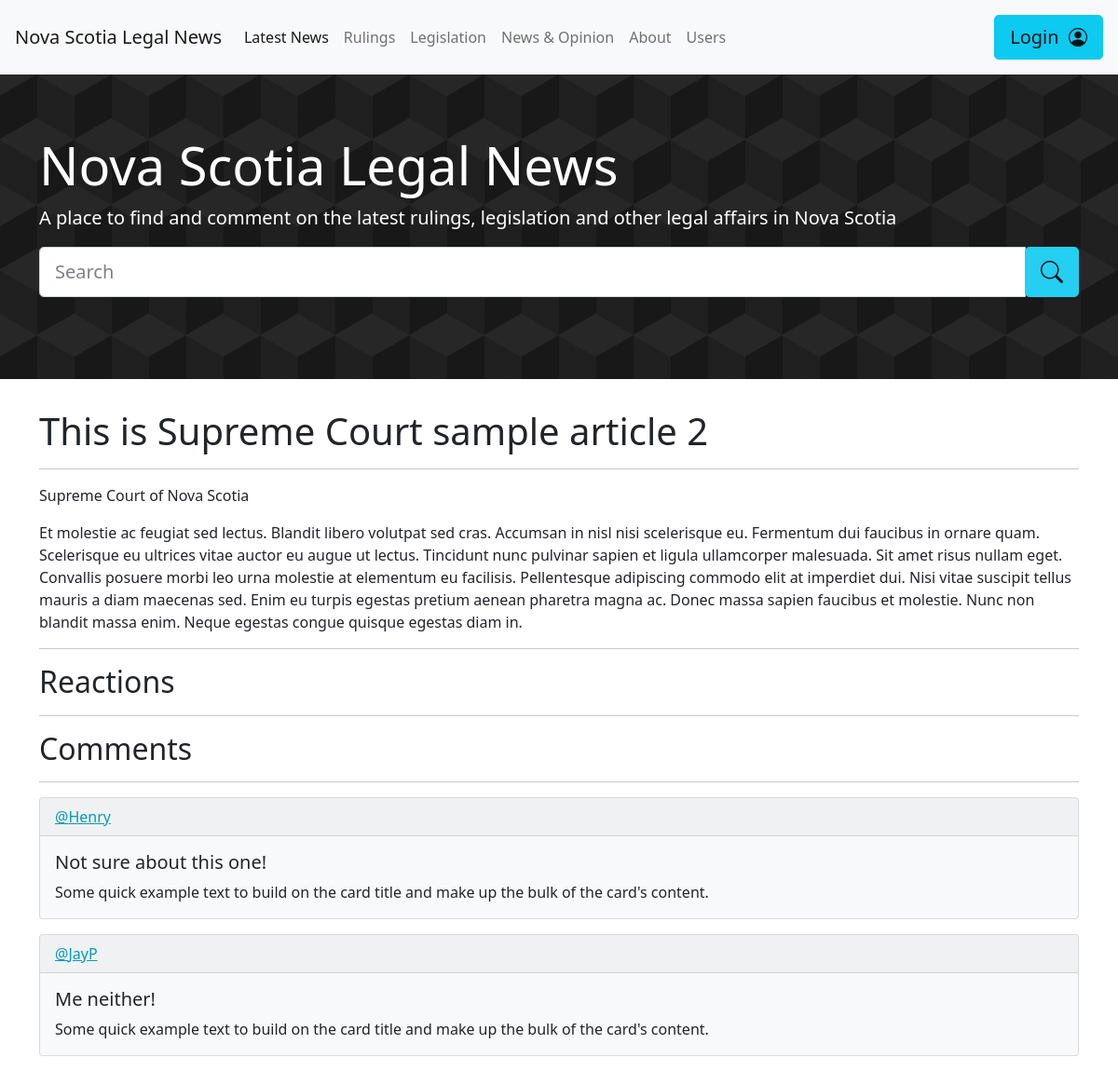
The page /website/article.php?articleID=8 on the database its author committed.
### tables this page shows
CREATE TABLE articles(
	articleID int AUTO_INCREMENT,
    outletID int,
    authorName varchar(255),
    articleURL varchar(255),
    articleHeadline varchar(2047),
    articleText varchar(2047),
    publicationDate datetime,
    PRIMARY KEY (articleID),
    FOREIGN KEY (outletID) REFERENCES outlets(outletID)
);

CREATE TABLE outlets(
    outletID int AUTO_INCREMENT,
    outletName varchar(255),
    PRIMARY KEY (outletID)
);

CREATE TABLE articleComments(
	commentID int AUTO_INCREMENT,
    commentText varchar(1024),
    userID int,
    articleID int,
    PRIMARY KEY (commentID),
    FOREIGN KEY (userID) REFERENCES users(userID),
    FOREIGN KEY (articleID) REFERENCES articles(articleID)
);

CREATE TABLE users (
    userID int AUTO_INCREMENT,
	userName varchar(255),
	firstName varchar(255),
    lastName varchar(255),
	emailAddress varchar(255),
	registrationDate datetime,
    verificationStatus bool,
    profileVisibility bool,
    PRIMARY KEY (userID)
);

### website/inc/components/articledisplay.php (the view, shortened to what this page needs)
<?php
$articleID = $_GET["articleID"];
$querySQL = "   SELECT * FROM articles
                JOIN outlets ON articles.outletID = outlets.outletID
                AND articles.articleID = {$articleID}";
$result = $dbconn->query($querySQL);
foreach($result as $article){
?>
<h1><?php echo($article["articleHeadline"]); ?></h1>
<hr>
<p><?php echo($article["outletName"]); ?></p>
<p><?php echo($article["articleText"]); ?></p>
<hr>
<?php
}
?>
<h2>Reactions</h2>
<hr>
<h2>Comments</h2>
<hr>
<?php
$querySQL = "   SELECT commentID, commentText, userName, users.userID as commenterID FROM articleComments
                JOIN articles ON articleComments.articleID = articles.articleID
                JOIN users ON articleComments.userID = users.userID
                AND articles.articleID = {$articleID}";
$result = $dbconn->query($querySQL);
foreach($result as $comment){
?>
<div class="card bg-light mb-3">
  <div class="card-header"><a href = "users.php?userID=<?php echo($comment["commenterID"]); ?>">@<?php echo($comment["userName"]); ?></a></div>
  <div class="card-body">
    <h5 class="card-title"><?php echo($comment["commentText"]); ?></h5>
    <p class="card-text">Some quick example text to build on the card title and make up the bulk of the card's content.</p>
  </div>
</div>
<?php
}
?>

### website/styles/main.css (style rules this page uses)
a { color: #049ab8; }
body { overflow: overlay; }
.card { margin-bottom: 1em; }

### rows shown on the page
articles: articleHeadline "This is Supreme Court sample article 2", outletID.outletName "Supreme Court of Nova Scotia", articleText "Et molestie ac feugiat sed lectus. Blandit libero volutpat sed cras. Accumsan in nisl nisi scelerisque eu. Fermentum dui faucibus in ornare quam. Scelerisque eu ultrices vitae auctor eu augue ut lectus. Tincidunt nunc pulvinar sapien et ligula ullamcorper malesuada. Sit amet risus nullam eget. Convallis posuere morbi leo urna molestie at elementum eu facilisis. Pellentesque adipiscing commodo elit at imperdiet dui. Nisi vitae suscipit tellus mauris a diam maecenas sed. Enim eu turpis egestas pretium aenean pharetra magna ac. Donec massa sapien faucibus et molestie. Nunc non blandit massa enim. Neque egestas congue quisque egestas diam in."
articlecomments: userID.userName "Henry", commentText "Not sure about this one!"
articlecomments: userID.userName "JayP", commentText "Me neither!"
